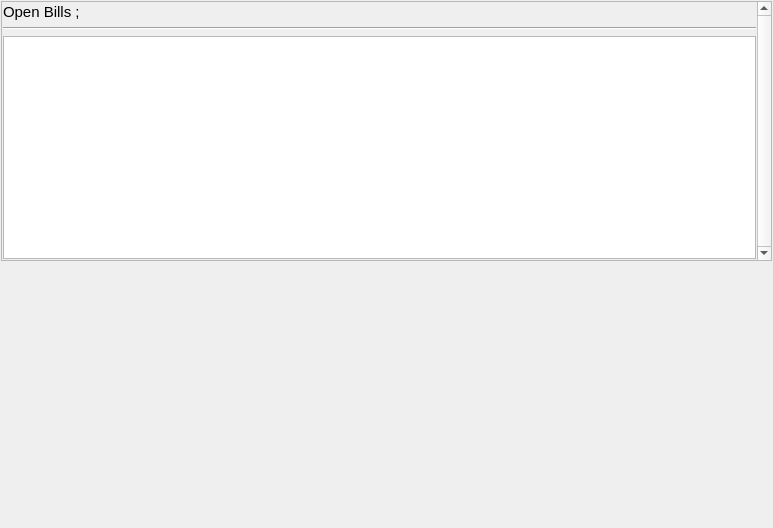
<?xml version="1.0" encoding="UTF-8"?>
<ui version="4.0">
 <class>csrEditBill</class>
 <widget class="QWidget" name="csrEditBill">
  <property name="geometry">
   <rect>
    <x>0</x>
    <y>0</y>
    <width>773</width>
    <height>528</height>
   </rect>
  </property>
  <property name="windowTitle">
   <string>csrEditBill</string>
  </property>
  <layout class="QVBoxLayout" name="verticalLayout_2">
   <property name="leftMargin">
    <number>1</number>
   </property>
   <property name="topMargin">
    <number>1</number>
   </property>
   <property name="rightMargin">
    <number>1</number>
   </property>
   <property name="bottomMargin">
    <number>1</number>
   </property>
   <item>
    <widget class="QScrollArea" name="scrollArea">
     <property name="sizePolicy">
      <sizepolicy hsizetype="Expanding" vsizetype="Expanding">
       <horstretch>0</horstretch>
       <verstretch>0</verstretch>
      </sizepolicy>
     </property>
     <property name="verticalScrollBarPolicy">
      <enum>Qt::ScrollBarAlwaysOn</enum>
     </property>
     <property name="widgetResizable">
      <bool>true</bool>
     </property>
     <widget class="QWidget" name="scrollAreaWidgetContents">
      <property name="geometry">
       <rect>
        <x>0</x>
        <y>0</y>
        <width>752</width>
        <height>258</height>
       </rect>
      </property>
      <layout class="QVBoxLayout" name="verticalLayout">
       <property name="leftMargin">
        <number>1</number>
       </property>
       <property name="topMargin">
        <number>1</number>
       </property>
       <property name="rightMargin">
        <number>1</number>
       </property>
       <property name="bottomMargin">
        <number>1</number>
       </property>
       <item>
        <widget class="QLabel" name="label">
         <property name="text">
          <string>&lt;html&gt;&lt;head/&gt;&lt;body&gt;&lt;p&gt;&lt;span style=&quot; font-size:11pt;&quot;&gt;Open Bills ;&lt;/span&gt;&lt;/p&gt;&lt;/body&gt;&lt;/html&gt;</string>
         </property>
        </widget>
       </item>
       <item>
        <widget class="Line" name="line">
         <property name="orientation">
          <enum>Qt::Horizontal</enum>
         </property>
        </widget>
       </item>
       <item>
        <widget class="QTreeView" name="treeView"/>
       </item>
      </layout>
      <zorder>label</zorder>
      <zorder>treeView</zorder>
      <zorder>line</zorder>
     </widget>
    </widget>
   </item>
   <item>
    <widget class="QWidget" name="widget" native="true">
     <property name="sizePolicy">
      <sizepolicy hsizetype="Expanding" vsizetype="Expanding">
       <horstretch>0</horstretch>
       <verstretch>0</verstretch>
      </sizepolicy>
     </property>
     <layout class="QHBoxLayout" name="horizontalLayout_2"/>
    </widget>
   </item>
  </layout>
 </widget>
 <layoutdefault spacing="6" margin="11"/>
 <resources/>
 <connections/>
</ui>
